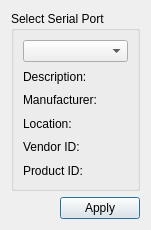
<?xml version="1.0" encoding="UTF-8"?>
<ui version="4.0">
 <class>SettingsDialog</class>
 <widget class="QDialog" name="SettingsDialog">
  <property name="geometry">
   <rect>
    <x>0</x>
    <y>0</y>
    <width>151</width>
    <height>230</height>
   </rect>
  </property>
  <property name="windowTitle">
   <string>Settings</string>
  </property>
  <layout class="QVBoxLayout" name="verticalLayout">
   <item>
    <widget class="QGroupBox" name="selectBox">
     <property name="title">
      <string>Select Serial Port</string>
     </property>
     <layout class="QGridLayout" name="gridLayout">
      <item row="0" column="0">
       <widget class="QComboBox" name="serialPortInfoListBox"/>
      </item>
      <item row="1" column="0">
       <widget class="QLabel" name="descriptionLabel">
        <property name="text">
         <string>Description:</string>
        </property>
       </widget>
      </item>
      <item row="2" column="0">
       <widget class="QLabel" name="manufacturerLabel">
        <property name="text">
         <string>Manufacturer:</string>
        </property>
       </widget>
      </item>
      <item row="3" column="0">
       <widget class="QLabel" name="locationLabel">
        <property name="text">
         <string>Location:</string>
        </property>
       </widget>
      </item>
      <item row="4" column="0">
       <widget class="QLabel" name="vidLabel">
        <property name="text">
         <string>Vendor ID:</string>
        </property>
       </widget>
      </item>
      <item row="5" column="0">
       <widget class="QLabel" name="pidLabel">
        <property name="text">
         <string>Product ID:</string>
        </property>
       </widget>
      </item>
     </layout>
    </widget>
   </item>
   <item>
    <layout class="QHBoxLayout" name="horizontalLayout">
     <item>
      <spacer name="horizontalSpacer">
       <property name="orientation">
        <enum>Qt::Horizontal</enum>
       </property>
       <property name="sizeHint" stdset="0">
        <size>
         <width>96</width>
         <height>20</height>
        </size>
       </property>
      </spacer>
     </item>
     <item>
      <widget class="QPushButton" name="applyButton">
       <property name="text">
        <string>Apply</string>
       </property>
      </widget>
     </item>
    </layout>
   </item>
  </layout>
 </widget>
 <resources/>
 <connections/>
</ui>
